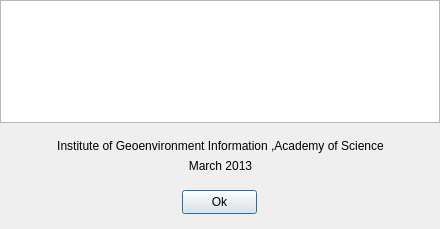
<?xml version="1.0" encoding="UTF-8"?>
<ui version="4.0">
 <class>AboutDlg</class>
 <widget class="QDialog" name="AboutDlg">
  <property name="geometry">
   <rect>
    <x>0</x>
    <y>0</y>
    <width>440</width>
    <height>229</height>
   </rect>
  </property>
  <property name="windowTitle">
   <string>About</string>
  </property>
  <widget class="QPushButton" name="okButton">
   <property name="geometry">
    <rect>
     <x>182</x>
     <y>190</y>
     <width>75</width>
     <height>24</height>
    </rect>
   </property>
   <property name="text">
    <string>Ok</string>
   </property>
   <property name="default">
    <bool>true</bool>
   </property>
  </widget>
  <widget class="QGraphicsView" name="graphicsView">
   <property name="geometry">
    <rect>
     <x>0</x>
     <y>0</y>
     <width>440</width>
     <height>123</height>
    </rect>
   </property>
  </widget>
  <widget class="QLabel" name="label_3">
   <property name="geometry">
    <rect>
     <x>50</x>
     <y>135</y>
     <width>341</width>
     <height>21</height>
    </rect>
   </property>
   <property name="text">
    <string>Institute of Geoenvironment Information ,Academy of Science</string>
   </property>
   <property name="alignment">
    <set>Qt::AlignCenter</set>
   </property>
  </widget>
  <widget class="QLabel" name="label_4">
   <property name="geometry">
    <rect>
     <x>100</x>
     <y>155</y>
     <width>241</width>
     <height>21</height>
    </rect>
   </property>
   <property name="text">
    <string>March 2013</string>
   </property>
   <property name="alignment">
    <set>Qt::AlignCenter</set>
   </property>
  </widget>
 </widget>
 <resources/>
 <connections/>
</ui>
